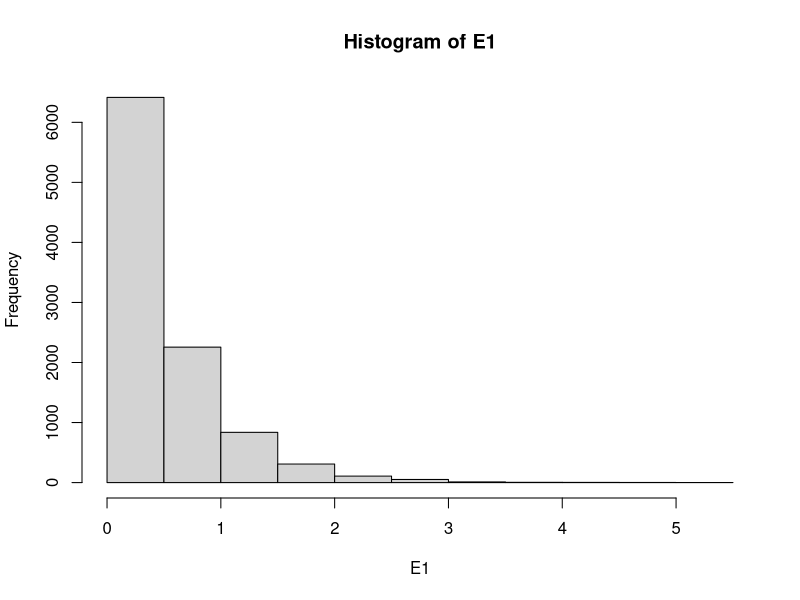
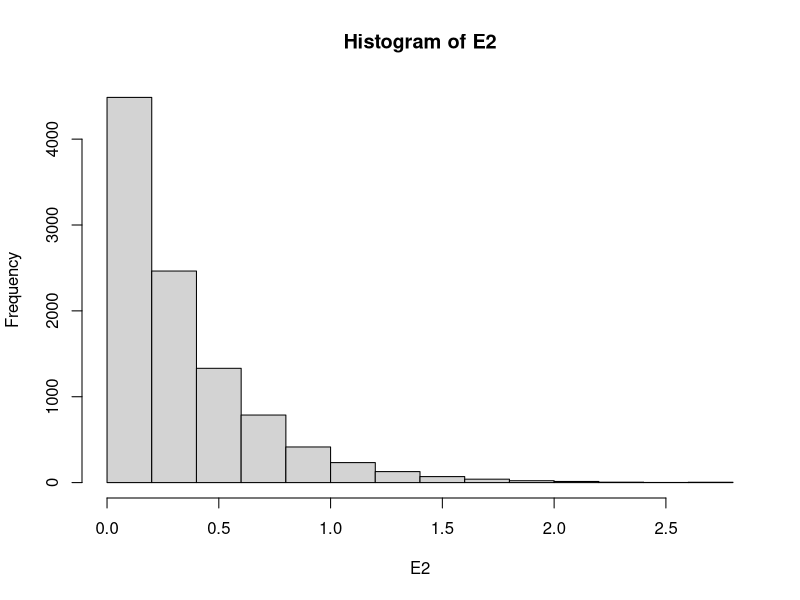
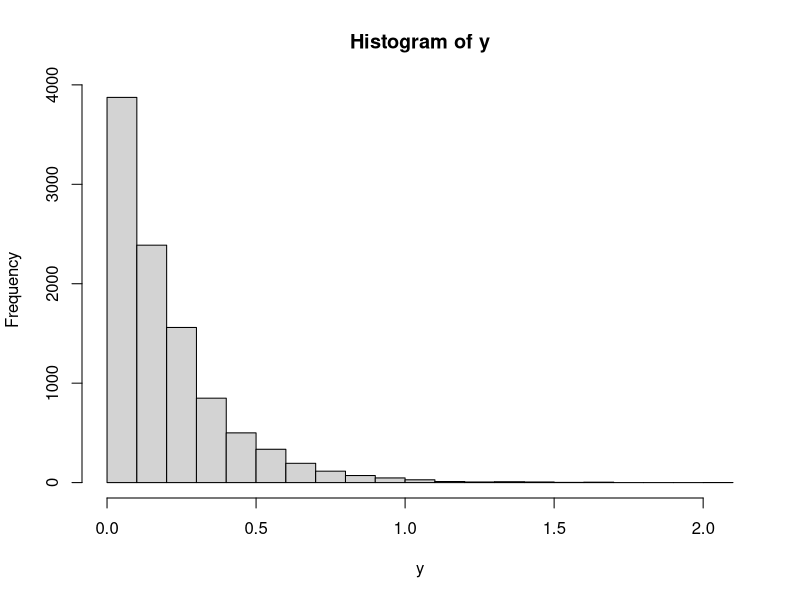
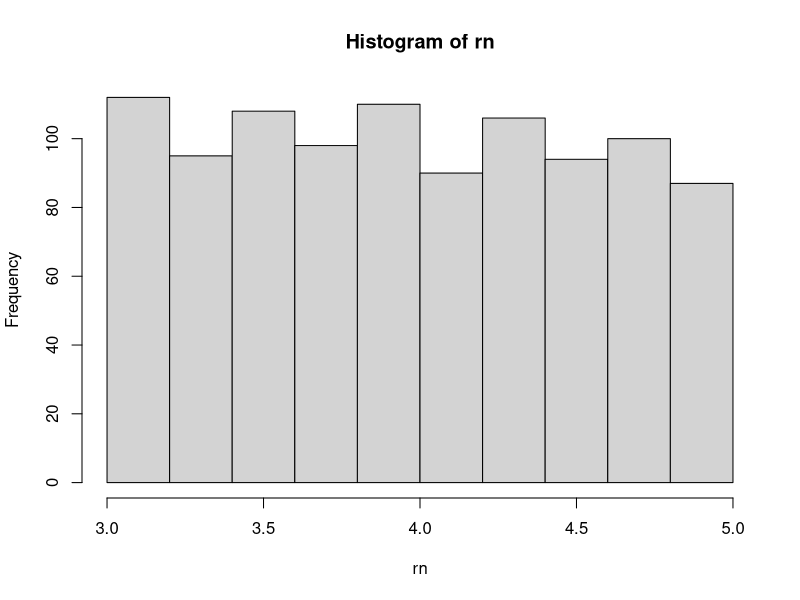

Generate these figures, in order, with R:
## ---- chunk 1
E1 <- rexp(10000,rate = 2)
hist(E1)
## ---- chunk 2
E2 <- rexp(10000,rate = 3)
hist(E2)
## ---- chunk 3
y <- pmin(E1,E2)
hist(y)
## ---- chunk 4
1/mean(y)
## ---- chunk 5
rand.gen <-function(N=10){
  a <- 3
  m <- 31
  d <- 2 # seed
  rn <-vector(length=N)# initialising the vector
  for(i in 1:N){
    d <- (a*d)%%m
    rn[i] <- d/m
  }
  return(rn)
}
## ---- chunk 6
rand.gen(N = 1000)
## ---- chunk 7
rand.gen2 <-function(N=10){
  a <- 65539
  m <- 2^13
  d <- 2019 # seed
  rn <-vector(length=N)# initialising the vector
  for(i in 1:N){
    d <- (a*d)%%m
    rn[i] <- d/m
  }
  return(rn)
}

rn <- rand.gen2(N = 1000)
## ---- chunk 8
rn <- 2*rn +3

hist(rn)
